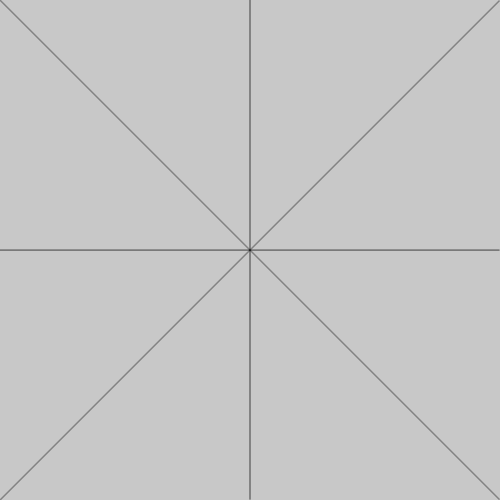
Frame 1 (no input)
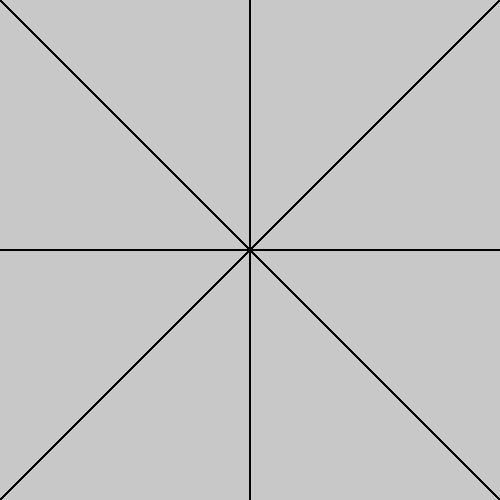
Frame 60 (no input)
Frame 120 (the mouse pressed at the canvas centre since frame 60): identical to frame 60, image omitted

The p5.js sketch that drew these frames (run headless with seeded random() and noise() and a simulated clock; from frame 60 on, the mouse is pressed at the canvas centre):

// p5.js sketch
// ── sketch.js
function setup() {
	createCanvas(500, 500);
	background(200);
}

function drawBresenhamLine(x1, y1, x2, y2) {
	let dx = Math.abs(x2 - x1);
	let dy = Math.abs(y2 - y1);
	let sx = (x1 < x2) ? 1 : -1;
	let sy = (y1 < y2) ? 1 : -1;
	let err = dx - dy;

	while (x1 !== x2 || y1 !== y2) {
		point(x1, y1);
		let e2 = 2 * err;
		if (e2 > -dy) {
			err -= dy;
			x1 += sx;
		}
		if (e2 < dx) {
			err += dx;
			y1 += sy;
		}
	}
}

function draw() {
	drawBresenhamLine(0, 250, 500, 250);
	drawBresenhamLine(250, 0, 250, 500);
	drawBresenhamLine(0, 0, 500, 500);
	drawBresenhamLine(0, 500, 500, 0);
}  
